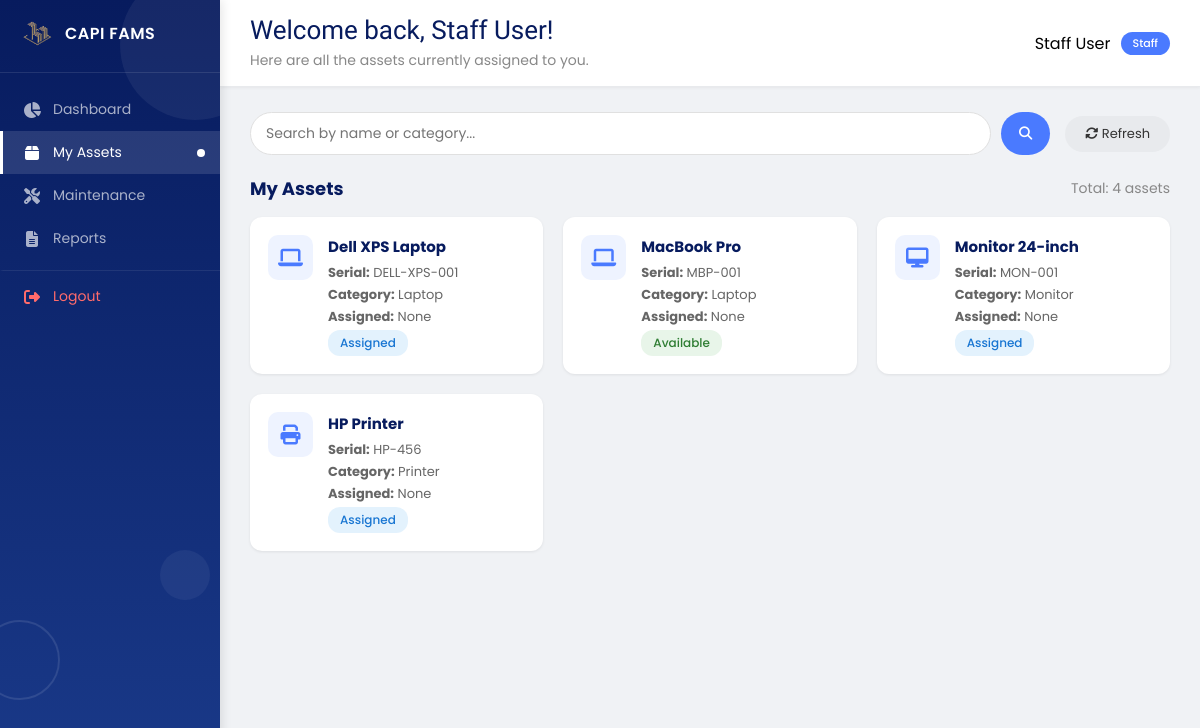
Page /my-assets (signed in) on the committed database.
### tables this page shows
CREATE TABLE assets (
        id INTEGER PRIMARY KEY AUTOINCREMENT,
        name TEXT NOT NULL,
        serial TEXT UNIQUE NOT NULL,
        category TEXT,
        assigned_to INTEGER,
        status TEXT DEFAULT 'Available',
        assigned_date DATETIME,
        FOREIGN KEY (assigned_to) REFERENCES users(id)
    );

### fams.py (the view)
@app.route('/my-assets')
def my_assets():
    if 'user_id' not in session:
        return redirect(url_for('login_page'))
    assets = Asset.get_by_user(session['user_id'])
    return render_template('my_assets.html', assets=assets)

### models/asset.py (called while the page is built)
    @staticmethod
    def get_db():
        conn = sqlite3.connect(Config.DATABASE)
        conn.row_factory = sqlite3.Row
        return conn

    @staticmethod
    def get_by_user(user_id):
        conn = Asset.get_db()
        assets = conn.execute(
            'SELECT * FROM assets WHERE assigned_to = ?', (user_id,)
        ).fetchall()
        conn.close()
        return assets

### templates/my_assets.html (shortened to what this page needs)
{% extends "base.html" %}
{% block welcome %}
<h1 style="font-family: 'Yeseva One', cursive; font-weight: normal; font-size: 26px; color: #071b5e; margin: 0;">
    Welcome back, {{ session.get('name', 'Staff') }}!
</h1>
<p style="font-size: 14px; color: #888; margin: 5px 0 0 0;">
    Here are all the assets currently assigned to you.
</p>
{% endblock %}
{% block content %}
<div class="staff-controls">
    <div class="search-bar">
        <input type="text" placeholder="Search by name or category..." id="searchInput" onkeyup="searchAssets()">
        <button onclick="searchAssets()"><i class="fas fa-search"></i></button>
    </div>
    <button class="btn-secondary" onclick="location.reload()">
        <i class="fas fa-sync-alt"></i> Refresh
    </button>
</div>
<div class="my-assets-grid">
    <div style="display: flex; justify-content: space-between; align-items: center; margin-bottom: 15px;">
        <h2>My Assets</h2>
        <span style="color: #888; font-size: 14px;">Total: <span id="assetCount">{{ assets|length }}</span> assets</span>
    </div>
    <div class="asset-cards" id="assetCards">
        {% for asset in assets %}
        <div class="asset-card" data-name="{{ asset.name|lower }}" data-category="{{ asset.category|default('')|lower }}" data-serial="{{ asset.serial|lower }}">
            <div class="asset-icon">
                {% if asset.category|lower in ['laptop', 'notebook', 'macbook'] %}
                    <i class="fas fa-laptop"></i>
                {% elif asset.category|lower in ['monitor', 'screen', 'display'] %}
                    <i class="fas fa-desktop"></i>
                {% elif asset.category|lower in ['printer', 'scanner'] %}
                    <i class="fas fa-print"></i>
                {% elif asset.category|lower in ['phone', 'mobile', 'smartphone'] %}
                    <i class="fas fa-phone"></i>
                {% elif asset.category|lower == 'tablet' %}
                    <i class="fas fa-tablet-alt"></i>
                {% elif asset.category|lower == 'server' %}
                    <i class="fas fa-server"></i>
                {% elif asset.category|lower == 'projector' %}
                    <i class="fas fa-video"></i>
                {% elif asset.category|lower == 'camera' %}
                    <i class="fas fa-camera"></i>
                {% else %}
                    <i class="fas fa-box"></i>
                {% endif %}
            </div>
            <div class="asset-details">
                <h4>{{ asset.name }}</h4>
                <p><strong>Serial:</strong> {{ asset.serial }}</p>
                <p><strong>Category:</strong> {{ asset.category|default('Uncategorized') }}</p>
                <p><strong>Assigned:</strong> {{ asset.assigned_date|default('Not specified') }}</p>
                <span class="status-badge {{ asset.status|lower }}">
                    {{ asset.status|default('Available') }}
                </span>
            </div>
        </div>
        {% endfor %}
    </div>
</div>
{% endblock %}

### static/css/style.css (style rules this page uses)
* { margin: 0; padding: 0; box-sizing: border-box; }
body { font-family: 'Poppins', sans-serif; background: #f0f2f5; display: flex; }
.top-bar h1 { color: #071b5e; font-size: 20px; margin: 0; }
.top-bar p { color: #666; font-size: 13px; margin: 2px 0 0 0; }
.status-badge { padding: 3px 10px; border-radius: 12px; font-size: 11px; font-weight: 500; }
.status-badge.available { background: #e8f5e9; color: #2e7d32; }
.status-badge.assigned { background: #e3f2fd; color: #1976d2; }
.btn-secondary { background: #e8eaed; color: #333; border: none; padding: 8px 20px; border-radius: 25px; cursor: pointer; font-size: 13px; transition: 0.3s; font-family: 'Poppins', sans-serif; text-decoration: none; display: inline-block; }
.search-bar { display: flex; gap: 10px; }
.search-bar input { padding: 8px 15px; border: 1.5px solid #e0e0e0; border-radius: 25px; font-size: 13px; width: 250px; font-family: 'Poppins', sans-serif; }
.search-bar button { background: #4a7aff; color: white; border: none; padding: 8px 15px; border-radius: 25px; cursor: pointer; }
.asset-cards { display: grid; grid-template-columns: repeat(auto-fill, minmax(250px, 1fr)); gap: 15px; }
.asset-card { background: white; padding: 16px; border-radius: 10px; box-shadow: 0 1px 3px rgba(0,0,0,0.08); display: flex; gap: 12px; align-items: flex-start; }
.asset-icon { width: 40px; height: 40px; background: #eef3ff; border-radius: 10px; display: flex; align-items: center; justify-content: center; color: #4a7aff; font-size: 18px; flex-shrink: 0; }
.asset-details h4 { margin: 0 0 3px 0; color: #071b5e; font-size: 14px; }
.asset-details p { margin: 1px 0; font-size: 12px; color: #666; }
.welcome-text h1 { font-family: 'Yeseva One', cursive !important; font-weight: normal !important; font-size: 26px !important; color: #071b5e !important; margin: 0 !important; }
.welcome-text p { font-size: 14px !important; color: #888 !important; margin: 5px 0 0 0 !important; }
.staff-controls { display: flex; gap: 15px; margin-bottom: 20px; flex-wrap: wrap; align-items: center; }
.staff-controls .search-bar { flex: 1; display: flex; gap: 10px; min-width: 200px; }
.staff-controls .search-bar input { flex: 1; padding: 10px 15px; border: 1.5px solid #e0e0e0; border-radius: 25px; font-size: 14px; font-family: 'Poppins', sans-serif; transition: 0.3s; }
.staff-controls .search-bar button { background: #4a7aff; color: white; border: none; padding: 10px 18px; border-radius: 25px; cursor: pointer; transition: 0.3s; }
.my-assets-grid h2 { color: #071b5e; font-size: 18px; margin: 0; }
.asset-cards { display: grid; grid-template-columns: repeat(auto-fill, minmax(280px, 1fr)); gap: 20px; }
.asset-card { background: white; padding: 18px; border-radius: 12px; box-shadow: 0 1px 3px rgba(0,0,0,0.08); display: flex; gap: 15px; align-items: flex-start; transition: 0.3s; }
.asset-icon { width: 45px; height: 45px; background: #eef3ff; border-radius: 10px; display: flex; align-items: center; justify-content: center; color: #4a7aff; font-size: 20px; flex-shrink: 0; }
.asset-details h4 { margin: 0 0 5px 0; color: #071b5e; font-size: 15px; }
.asset-details p { margin: 2px 0; font-size: 13px; color: #666; }
.status-badge { padding: 4px 12px; border-radius: 12px; font-size: 12px; font-weight: 500; display: inline-block; }

### rows in the picture
assets: name "Dell XPS Laptop", serial "DELL-XPS-001", category "Laptop", assigned_date "None", status "Assigned"
assets: name "MacBook Pro", serial "MBP-001", category "Laptop", assigned_date "None", status "Available"
assets: name "Monitor 24-inch", serial "MON-001", category "Monitor", assigned_date "None", status "Assigned"
assets: name "HP Printer", serial "HP-456", category "Printer", assigned_date "None", status "Assigned"

### other values in the picture
{{ session.get('name', 'Staff') }} "Staff User"
{{ session.get('name', 'User') }} "Staff User"
{{ session.get('role', 'staff')|title }} "Staff"
{{ assets|length }} "4"
